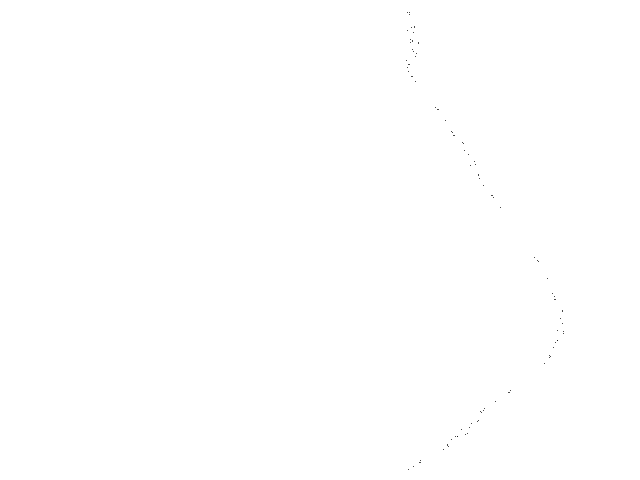
Frame 1 (no input)
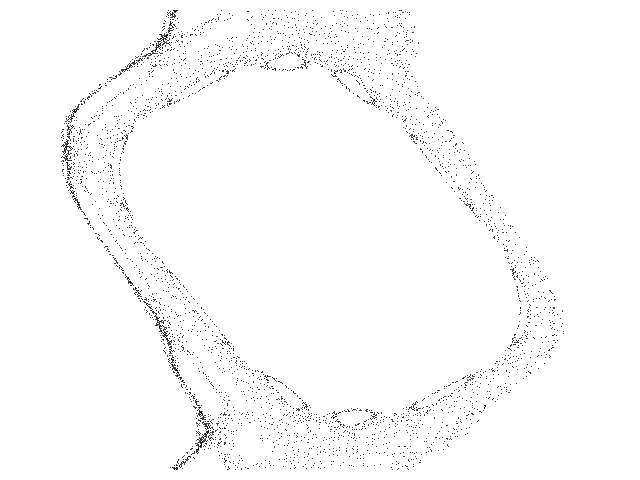
Frame 60 (the mouse pressed at the canvas centre just before this capture)
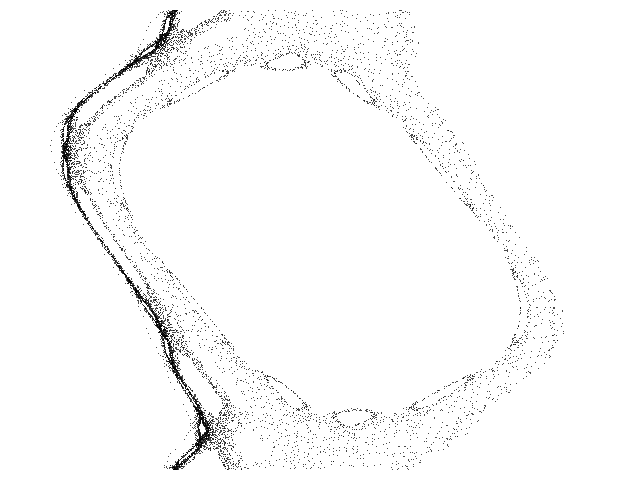
Frame 120 (the mouse held since frame 60 and released just before this capture)

The Processing sketch that drew these frames (run headless with seeded random() and noise(); from frame 60 on, the mouse is pressed at the canvas centre):

// Processing sketch: Chirikov_A
// ── Chirikov_A.pde
// Chirikov A chaotic map //

  float a = 0.971635;
  float x = PI;
  float y = PI;

void setup() {
  
  size(640,480);
  background(255); 

 }


void draw() {
  
  for (int i=0; i<100; i++) {
  
    float nx = x;
    float ny = y;
       
    x = (nx +(a /TWO_PI) * sin(2.0 * PI * ny));
    y = (ny + x) % 1.0;

    point(-1660 + (660 * x), 10 + (460 * y)); 
   
  }

}
